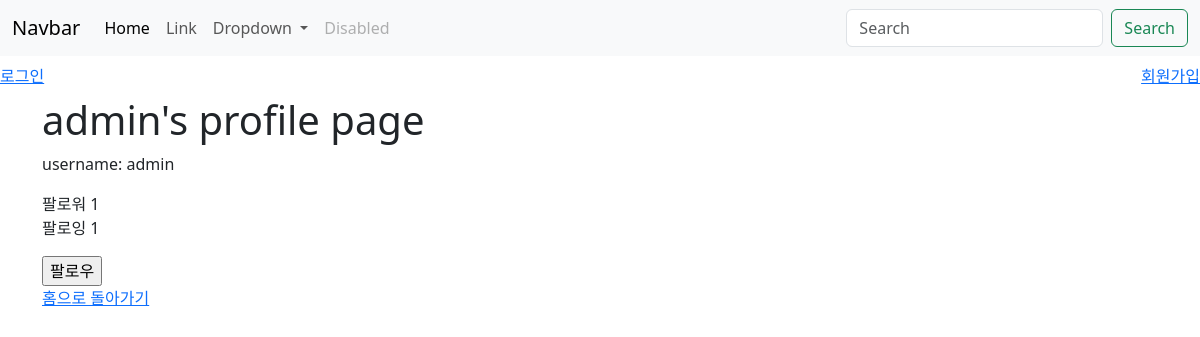
/users/profile/admin/, run on the app's committed database.
### accounts/models.py (models this page shows)
class User(AbstractUser):
    groups = models.ManyToManyField(
        "auth.Group",
        related_name="custom_user_set",  # 기본 'user_set' 이름 대신 변경
        blank=True,
        help_text="The groups this user belongs to.",
        verbose_name="groups",
    )
    user_permissions = models.ManyToManyField(
        "auth.Permission",
        related_name="custom_user_permissions_set",  # 기본 'user_permissions' 이름 대신 변경
        blank=True,
        help_text="Specific permissions for this user.",
        verbose_name="user permissions",
    )
    following = models.ManyToManyField(
        "self",
        symmetrical=False,  # 대칭적이지 않은 관계(한쪽만 팔로우 가능)
        related_name="followers",
    )

### users/views.py (the view)
# urls.py: path("profile/<str:username>/", views.profile, name="profile"),
def profile(request, username):
    member = get_object_or_404(get_user_model(), username=username)
    context = {
        "member": member,
    }
    return render(request, "users/profile.html", context)

### users/templates/users/profile.html (shortened to what this page needs)
{%extends 'base.html' %}
{%block content%}
<h1> {{member.username}}'s profile page</h1>
<div>
    <p>username: {{member.username}}</p>
    <p>
        팔로워 {{member.followers.count}} <br>
        팔로잉 {{member.following.count}}
    </p>
</div>
<div>
    {% if request.user != member %}
    <form action="{% url 'users:follow' member.pk %}" method="POST">
        {% if request.user in member.followers.all %}
            <input type="submit" value="언팔로우">
        {% else %}
            <input type="submit" value="팔로우">
        {% endif %}
    </form>
</div>
{% endif %}
<a href="/index2/">홈으로 돌아가기</a>
{%endblock content%}

### data on the page
User: username "admin", followers.count "1", following.count "1"
